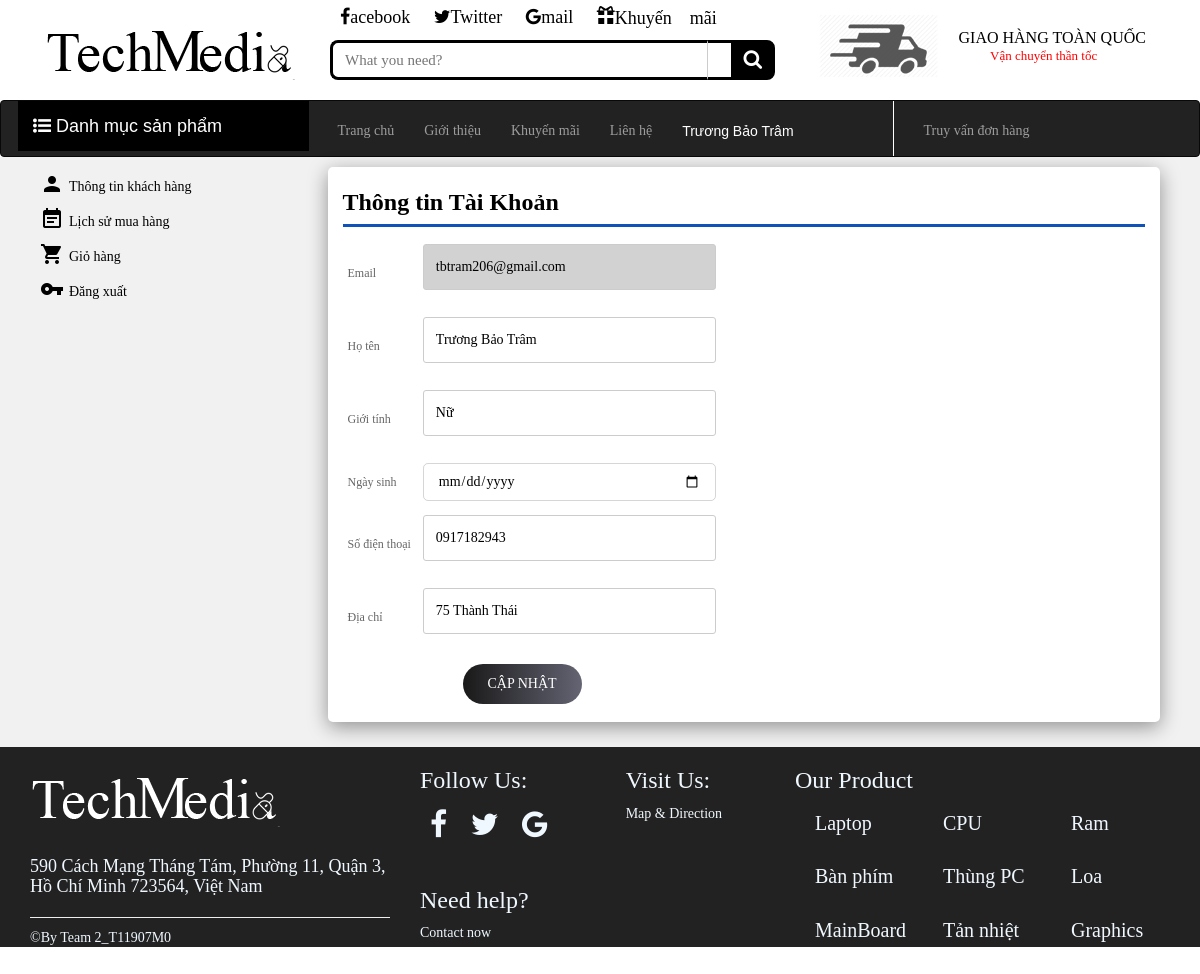
Page /client/view/customer_info.php (signed in) on the committed database.
### tables this page shows
CREATE TABLE IF NOT EXISTS `tbusers` (
  `IDUser` int(11) NOT NULL AUTO_INCREMENT,
  `EMAIL` varchar(50) NOT NULL,
  `PASSWORD` varchar(50) NOT NULL,
  `ROLE` tinyint(1) NOT NULL,
  `FULLNAME` varchar(50) NOT NULL,
  `Address` varchar(100) NOT NULL,
  `PHONE` varchar(10) NOT NULL,
  `GENDER` tinyint(1) DEFAULT NULL,
  `DOB` date DEFAULT NULL,
  `PROVINCE` varchar(50) NOT NULL,
  `JOIN-DATE` timestamp NOT NULL,
  PRIMARY KEY (`IDUser`),
  UNIQUE KEY `IDUser_2` (`IDUser`),
  KEY `ADDRESS` (`Address`),
  KEY `IDUser` (`IDUser`),
  KEY `IDUser_3` (`IDUser`)
);

### config/model/user-formBox-Infor.php (the view)
<div class="user-form-title">
    Thông tin Tài Khoản
</div>
<form class="user-input-form" method="POST">
    <table class="user-input-table">
        <tbody>
            <tr>
                <td class="user-input-lable"><label>Email</label></td>
                <td class="user-input-field"><input class="input-field" type="text" id="user-email" name="user-email" value="<?php echo $acc[1] ?>" readonly></td>
            </tr>
            <tr>
                <td class="user-input-lable"><label>Họ tên</label></td>
                <td class="user-input-field"><input class="input-field" type="text" id="user-fullname" name="user-fullname" value="<?php echo $acc[4] ?>" ></td>
            </tr>
            <tr>
                <td class="user-input-lable"><label>Giới tính</label></td>
                <td class="user-input-field"><input class="input-field" type="text" id="user-gender" name="user-gender" value="<?php if ($acc[7]==1){ echo "Nam";} else {echo "Nữ";} ?>" ></td>
            </tr>
            <tr>
                <td class="user-input-lable"><label>Ngày sinh</label></td>
                <td class="user-input-field"><input class="input-field" type="date" id="user-dob" name="user-dob" value="<?php echo $acc[8] ?>"></td>
            </tr>
            <tr>
                <td class="user-input-lable"><label>Số điện thoại</label></td>
                <td class="user-input-field"><input class="input-field" type="text" id="user-phonenumber" name="user-phonenumber" value="<?php echo $acc[6] ?>"></td>
            </tr>
            <tr>
                <td class="user-input-lable"><label>Địa chỉ</label></td>
                <td class="user-input-field"><input class="input-field" type="text" id="user-address" name="user-address" value="<?php echo $acc[5] ?>"></td>
            </tr>
            <tr>
                <td colspan="2"><input type="submit" class="submit-btn" value="Cập nhật"></td>
            </tr>
        </tbody>
    </table>
</form>

### client/view/header_1.php (shortened to what this page needs)
<div class="web-header">
    <div class="container">
        <div id="main-header">
            <div class="col-md-3 col-sm-2 col-xs-12" id="left-header">
                <div id="logo">
                    <a href="../../index.php"><img src="../image/Screen_Image/Logoweb.png" alt="TechMedia"></a>
                </div>
            </div>
            <div class="col-md-5 col-sm-5 col-xs-12" id="center-header">
                <div class="clearfix" id="center-header-top">
                    <ul>
                        <li id="fb"><a href="https://www.facebook.com/TechMedia-107704110962045/" target="_blank"><span class="fa fa-facebook ">acebook</span></a></li>
                        <li id="tw"><a href="https://twitter.com/MinelrealEric" target="_blank"><span class="fa fa-twitter">Twitter</span></a></li>
                        <li id="gmail"><a href="mailto:warlikearcher@gmail.com" target="_blank"><span class="fa fa-google">mail</span></a></li>
                        <li id="promo"><a href="index.php?view=news&id=16" target="_blank"><span class="glyphicon glyphicon-gift">Khuyến mãi</span></a>
                        </li>
                    </ul>
                </div>
                <div class="clearfix" id="center-header-search">
                    <div class="wrap">
                        <form action="search.php" method="get">
                            <div class="bk padding-0">
                                <input type="text" id="fname" name="fname" onkeyup="showHint(this.value)" class="textbox padding-0" placeholder="What you need?" tabindex="1">
                                <button type="button" class="textbox-clr padding-0" id="textbox-clr" onClick="lightbg_clr()"></button>
                                <button type="submit" class="query-submit" tabindex="2"><i class="fa fa-search" style="color:#727272; font-size:20px"></i></button>
                            </div>
                        </form>
                    </div>
                </div>
            </div>
            <div class="col-md-4 col-sm-5 col-xs-12" id="right-header">
                <div class="delivery">
                    <img src="../image/Screen_Image/fast.png" alt="giaohanglogo">
                    <span id="rg-column-1">GIAO HÀNG TOÀN QUỐC</span>
                    <span id="rg-column-2">Vận chuyển thần tốc</span>
                </div>
            </div>
        </div>
    </div>
</div>
<div class="nav-menu navbar navbar-inverse">
    <div class="container" >
        <div class="row">
            <div class="col-md-3 left-menu ">
                <div class="navbar-header">
                    <div class="navbar-brand">
                        <i class="fa fa-list-ul"></i>
                        <span>Danh mục sản phẩm</span>
                    </div>
                </div>
            </div>
            <div class="col-md-6 center-menu" >
                <div>
                    <ul class="nav navbar-nav" id="list-nav">
                        <li class="menu-list"><a href="../../index.php">Trang chủ</a></li>
                        <li class="menu-list"><a href="">Giới thiệu</a></li>
                        <li class="menu-list"><a href="index.php?view=news&id=16">Khuyến mãi</a></li>
                        <li class="menu-list"><a href="">Liên hệ</a></li>
                        <?php
                        if (isset($_SESSION["user-email"]) && ($role==0)){
                        echo '<li class="menu-list"><a href="customer_info.php" style="color: white; font-family: sans-serif;">'.$name.'</a></li>';
                        } else if (isset($_SESSION["user-email"])&& ($role==1)) {
                        echo '<li class="menu-list"><a href="../../src/ul/admins/index.php">Quản lý/a></li>';
                        } else {
                            echo '<li class="menu-list"><a href="client/view/user.php">Đăng nhập</a></li>';
                        }
                        ?>
                    </ul>
                </div>
            </div>
            <div class="col-md-3 right-menu">
                <ul class="nav navbar-nav cart_div" id="list-nav">
                    <li class="menu-list"><a href="?view=orderQuery">Truy vấn đơn hàng</a></li>
                </ul>
            </div>
        </div>
    </div>
</div>

### rows in the picture
tbusers: FULLNAME "Trương Bảo Trâm", user-email "tbtram206@gmail.com", user-fullname "Trương Bảo Trâm", user-gender "Nữ", user-phonenumber "0917182943", user-address "75 Thành Thái"
